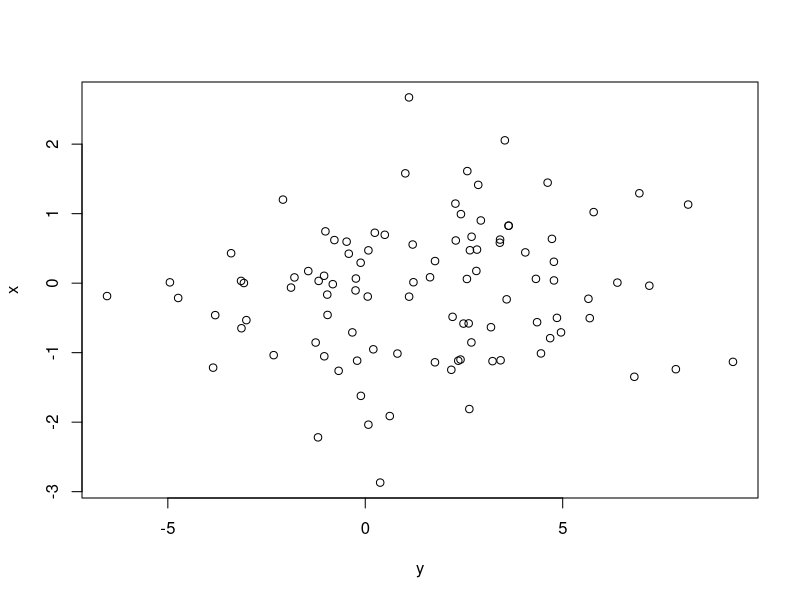

Here is the R script that generated this plot:
## ---- chunk 1
knitr::opts_chunk$set(echo = TRUE)
## ---- chunk 2
# Read in some data
x <- rnorm(100, 0, 1)
y <- rnorm(100, 2, 3)

## ---- chunk 3

plot(x~y)

